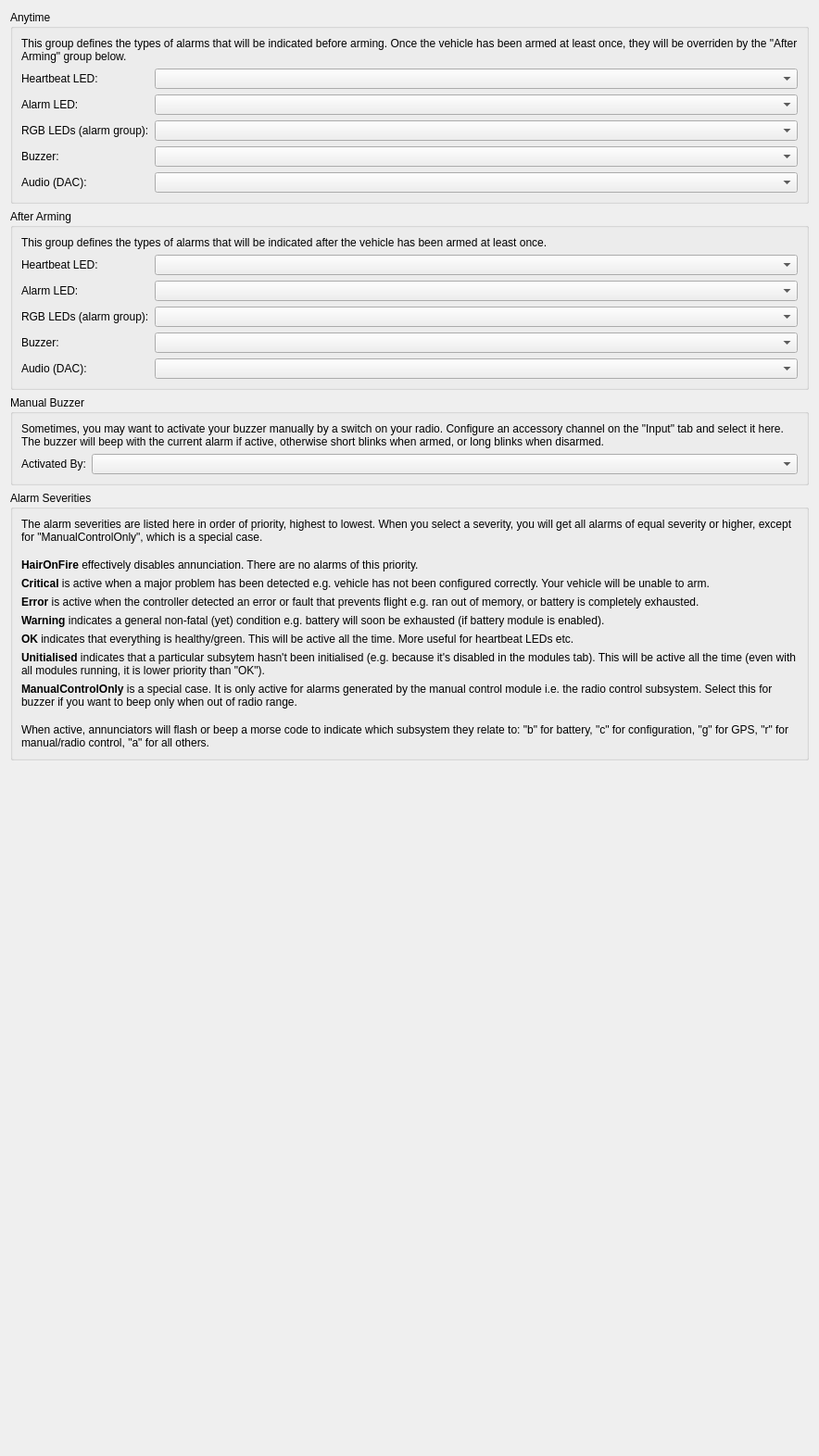
         <widget class="QWidget" name="scrollAreaWidgetContents_6">
          <property name="geometry">
           <rect>
            <x>0</x>
            <y>0</y>
            <width>884</width>
            <height>1572</height>
           </rect>
          </property>
          <layout class="QVBoxLayout" name="verticalLayout_18">
           <item>
            <widget class="QGroupBox" name="grpAnytime">
             <property name="title">
              <string>Anytime</string>
             </property>
             <layout class="QFormLayout" name="formLayout_9">
              <item row="1" column="0">
               <widget class="QLabel" name="lblHeartbeatAnytime">
                <property name="text">
                 <string>Heartbeat LED:</string>
                </property>
               </widget>
              </item>
              <item row="1" column="1">
               <widget class="QComboBox" name="cbxHeartbeatAnytime">
                <property name="objrelation" stdset="0">
                 <stringlist notr="true">
                  <string>objname:AnnunciatorSettings</string>
                  <string>fieldname:AnnunciateAnytime</string>
                  <string>element:LED_Heartbeat</string>
                 </stringlist>
                </property>
               </widget>
              </item>
              <item row="2" column="0">
               <widget class="QLabel" name="lblAlarmAnytime">
                <property name="text">
                 <string>Alarm LED:</string>
                </property>
               </widget>
              </item>
              <item row="2" column="1">
               <widget class="QComboBox" name="cbxAlarmAnytime">
                <property name="objrelation" stdset="0">
                 <stringlist notr="true">
                  <string>objname:AnnunciatorSettings</string>
                  <string>fieldname:AnnunciateAnytime</string>
                  <string>element:LED_Alarm</string>
                 </stringlist>
                </property>
               </widget>
              </item>
              <item row="3" column="0">
               <widget class="QLabel" name="lblRgbAnytime">
                <property name="text">
                 <string>RGB LEDs (alarm group):</string>
                </property>
               </widget>
              </item>
              <item row="4" column="0">
               <widget class="QLabel" name="lblBuzzerAnytime">
                <property name="text">
                 <string>Buzzer:</string>
                </property>
               </widget>
              </item>
              <item row="5" column="0">
               <widget class="QLabel" name="lblDacAnytime">
                <property name="text">
                 <string>Audio (DAC):</string>
                </property>
               </widget>
              </item>
              <item row="3" column="1">
               <widget class="QComboBox" name="cbxRgbAnytime">
                <property name="objrelation" stdset="0">
                 <stringlist notr="true">
                  <string>objname:AnnunciatorSettings</string>
                  <string>fieldname:AnnunciateAnytime</string>
                  <string>element:RGB_LEDs</string>
                 </stringlist>
                </property>
               </widget>
              </item>
              <item row="4" column="1">
               <widget class="QComboBox" name="cbxBuzzerAnytime">
                <property name="objrelation" stdset="0">
                 <stringlist notr="true">
                  <string>objname:AnnunciatorSettings</string>
                  <string>fieldname:AnnunciateAnytime</string>
                  <string>element:Buzzer</string>
                 </stringlist>
                </property>
               </widget>
              </item>
              <item row="5" column="1">
               <widget class="QComboBox" name="cbxDacAnytime">
                <property name="objrelation" stdset="0">
                 <stringlist notr="true">
                  <string>objname:AnnunciatorSettings</string>
                  <string>fieldname:AnnunciateAnytime</string>
                  <string>element:DAC</string>
                 </stringlist>
                </property>
               </widget>
              </item>
              <item row="0" column="0" colspan="2">
               <widget class="QLabel" name="label_29">
                <property name="text">
                 <string>&lt;html&gt;&lt;head/&gt;&lt;body&gt;&lt;p&gt;This group defines the types of alarms that will be indicated before arming. Once the vehicle has been armed at least once, they will be overriden by the &amp;quot;After Arming&amp;quot; group below.&lt;/p&gt;&lt;/body&gt;&lt;/html&gt;</string>
                </property>
                <property name="wordWrap">
                 <bool>true</bool>
                </property>
               </widget>
              </item>
             </layout>
            </widget>
           </item>
           <item>
            <widget class="QGroupBox" name="grpArmed">
             <property name="title">
              <string>After Arming</string>
             </property>
             <layout class="QFormLayout" name="layout_10">
              <item row="1" column="0">
               <widget class="QLabel" name="lblHeartbeatArmed">
                <property name="text">
                 <string>Heartbeat LED:</string>
                </property>
               </widget>
              </item>
              <item row="1" column="1">
               <widget class="QComboBox" name="cbxHeartbeatArmed">
                <property name="objrelation" stdset="0">
                 <stringlist notr="true">
                  <string>objname:AnnunciatorSettings</string>
                  <string>fieldname:AnnunciateAfterArming</string>
                  <string>element:LED_Heartbeat</string>
                 </stringlist>
                </property>
               </widget>
              </item>
              <item row="2" column="0">
               <widget class="QLabel" name="lblAlarmArmed">
                <property name="text">
                 <string>Alarm LED:</string>
                </property>
               </widget>
              </item>
              <item row="2" column="1">
               <widget class="QComboBox" name="cbxAlarmArmed">
                <property name="objrelation" stdset="0">
                 <stringlist notr="true">
                  <string>objname:AnnunciatorSettings</string>
                  <string>fieldname:AnnunciateAfterArming</string>
                  <string>element:LED_Alarm</string>
                 </stringlist>
                </property>
               </widget>
              </item>
              <item row="3" column="0">
               <widget class="QLabel" name="lblRgbArmed">
                <property name="text">
                 <string>RGB LEDs (alarm group):</string>
                </property>
               </widget>
              </item>
              <item row="4" column="0">
               <widget class="QLabel" name="lblBuzzerArmed">
                <property name="text">
                 <string>Buzzer:</string>
                </property>
               </widget>
              </item>
              <item row="5" column="0">
               <widget class="QLabel" name="lblDacArmed">
                <property name="text">
                 <string>Audio (DAC):</string>
                </property>
               </widget>
              </item>
              <item row="3" column="1">
               <widget class="QComboBox" name="cbxRgbArmed">
                <property name="objrelation" stdset="0">
                 <stringlist notr="true">
                  <string>objname:AnnunciatorSettings</string>
                  <string>fieldname:AnnunciateAfterArming</string>
                  <string>element:RGB_LEDs</string>
                 </stringlist>
                </property>
               </widget>
              </item>
              <item row="4" column="1">
               <widget class="QComboBox" name="cbxBuzzerArmed">
                <property name="objrelation" stdset="0">
                 <stringlist notr="true">
                  <string>objname:AnnunciatorSettings</string>
                  <string>fieldname:AnnunciateAfterArming</string>
                  <string>element:Buzzer</string>
                 </stringlist>
                </property>
               </widget>
              </item>
              <item row="5" column="1">
               <widget class="QComboBox" name="cbxDacArmed">
                <property name="objrelation" stdset="0">
                 <stringlist notr="true">
                  <string>objname:AnnunciatorSettings</string>
                  <string>fieldname:AnnunciateAfterArming</string>
                  <string>element:DAC</string>
                 </stringlist>
                </property>
               </widget>
              </item>
              <item row="0" column="0" colspan="2">
               <widget class="QLabel" name="label_30">
                <property name="text">
                 <string>This group defines the types of alarms that will be indicated after the vehicle has been armed at least once.</string>
                </property>
                <property name="wordWrap">
                 <bool>true</bool>
                </property>
               </widget>
              </item>
             </layout>
            </widget>
           </item>
           <item>
            <widget class="QGroupBox" name="grpManualBuzzer">
             <property name="title">
              <string>Manual Buzzer</string>
             </property>
             <layout class="QFormLayout" name="formLayout_2">
              <item row="1" column="0">
               <widget class="QLabel" name="lblManualBuzzer">
                <property name="text">
                 <string>Activated By:</string>
                </property>
               </widget>
              </item>
              <item row="1" column="1">
               <widget class="QComboBox" name="cbxManualBuzzer">
                <property name="objrelation" stdset="0">
                 <stringlist notr="true">
                  <string>objname:AnnunciatorSettings</string>
                  <string>fieldname:ManualBuzzer</string>
                 </stringlist>
                </property>
               </widget>
              </item>
              <item row="0" column="0" colspan="2">
               <widget class="QLabel" name="label_46">
                <property name="text">
                 <string>Sometimes, you may want to activate your buzzer manually by a switch on your radio. Configure an accessory channel on the "Input" tab and select it here. The buzzer will beep with the current alarm if active, otherwise short blinks when armed, or long blinks when disarmed.</string>
                </property>
                <property name="wordWrap">
                 <bool>true</bool>
                </property>
               </widget>
              </item>
             </layout>
            </widget>
           </item>
           <item>
            <widget class="QGroupBox" name="groupBox_3">
             <property name="title">
              <string>Alarm Severities</string>
             </property>
             <layout class="QVBoxLayout" name="verticalLayout_22">
              <item>
               <widget class="QLabel" name="label_38">
                <property name="text">
                 <string>The alarm severities are listed here in order of priority, highest to lowest. When you select a severity, you will get all alarms of equal severity or higher, except for "ManualControlOnly", which is a special case.</string>
                </property>
                <property name="wordWrap">
                 <bool>true</bool>
                </property>
               </widget>
              </item>
              <item>
               <spacer name="verticalSpacer_10">
                <property name="orientation">
                 <enum>Qt::Vertical</enum>
                </property>
                <property name="sizeType">
                 <enum>QSizePolicy::Fixed</enum>
                </property>
                <property name="sizeHint" stdset="0">
                 <size>
                  <width>20</width>
                  <height>10</height>
                 </size>
                </property>
               </spacer>
              </item>
              <item>
               <widget class="QLabel" name="label_39">
                <property name="text">
                 <string>&lt;html&gt;&lt;head/&gt;&lt;body&gt;&lt;p&gt;&lt;span style=" font-weight:600;"&gt;HairOnFire &lt;/span&gt;effectively disables annunciation. There are no alarms of this priority.&lt;/p&gt;&lt;/body&gt;&lt;/html&gt;</string>
                </property>
                <property name="wordWrap">
                 <bool>true</bool>
                </property>
               </widget>
              </item>
              <item>
               <widget class="QLabel" name="label_40">
                <property name="text">
                 <string>&lt;html&gt;&lt;head/&gt;&lt;body&gt;&lt;p&gt;&lt;span style=" font-weight:600;"&gt;Critical&lt;/span&gt; is active when a major problem has been detected e.g. vehicle has not been configured correctly. Your vehicle will be unable to arm.&lt;/p&gt;&lt;/body&gt;&lt;/html&gt;</string>
                </property>
                <property name="wordWrap">
                 <bool>true</bool>
                </property>
               </widget>
              </item>
              <item>
               <widget class="QLabel" name="label_41">
                <property name="text">
                 <string>&lt;html&gt;&lt;head/&gt;&lt;body&gt;&lt;p&gt;&lt;span style=" font-weight:600;"&gt;Error&lt;/span&gt; is active when the controller detected an error or fault that prevents flight e.g. ran out of memory, or battery is completely exhausted.&lt;/p&gt;&lt;/body&gt;&lt;/html&gt;</string>
                </property>
                <property name="wordWrap">
                 <bool>true</bool>
                </property>
               </widget>
              </item>
              <item>
               <widget class="QLabel" name="label_42">
                <property name="text">
                 <string>&lt;html&gt;&lt;head/&gt;&lt;body&gt;&lt;p&gt;&lt;span style=" font-weight:600;"&gt;Warning&lt;/span&gt; indicates a general non-fatal (yet) condition e.g. battery will soon be exhausted (if battery module is enabled).&lt;/p&gt;&lt;/body&gt;&lt;/html&gt;</string>
                </property>
                <property name="wordWrap">
                 <bool>true</bool>
                </property>
               </widget>
              </item>
              <item>
               <widget class="QLabel" name="label_43">
                <property name="text">
                 <string>&lt;html&gt;&lt;head/&gt;&lt;body&gt;&lt;p&gt;&lt;span style=" font-weight:600;"&gt;OK&lt;/span&gt; indicates that everything is healthy/green. This will be active all the time. More useful for heartbeat LEDs etc.&lt;/p&gt;&lt;/body&gt;&lt;/html&gt;</string>
                </property>
                <property name="wordWrap">
                 <bool>true</bool>
                </property>
               </widget>
              </item>
              <item>
               <widget class="QLabel" name="label_34">
                <property name="text">
                 <string>&lt;html&gt;&lt;head/&gt;&lt;body&gt;&lt;p&gt;&lt;span style=" font-weight:600;"&gt;Unitialised&lt;/span&gt; indicates that a particular subsytem hasn't been initialised (e.g. because it's disabled in the modules tab). This will be active all the time (even with all modules running, it is lower priority than &amp;quot;OK&amp;quot;).&lt;/p&gt;&lt;/body&gt;&lt;/html&gt;</string>
                </property>
                <property name="wordWrap">
                 <bool>true</bool>
                </property>
               </widget>
              </item>
              <item>
               <widget class="QLabel" name="label_44">
                <property name="text">
                 <string>&lt;html&gt;&lt;head/&gt;&lt;body&gt;&lt;p&gt;&lt;span style=" font-weight:600;"&gt;ManualControlOnly&lt;/span&gt; is a special case. It is only active for alarms generated by the manual control module i.e. the radio control subsystem. Select this for buzzer if you want to beep only when out of radio range.&lt;/p&gt;&lt;/body&gt;&lt;/html&gt;</string>
                </property>
                <property name="wordWrap">
                 <bool>true</bool>
                </property>
               </widget>
              </item>
              <item>
               <spacer name="verticalSpacer_11">
                <property name="orientation">
                 <enum>Qt::Vertical</enum>
                </property>
                <property name="sizeType">
                 <enum>QSizePolicy::Fixed</enum>
                </property>
                <property name="sizeHint" stdset="0">
                 <size>
                  <width>20</width>
                  <height>10</height>
                 </size>
                </property>
               </spacer>
              </item>
              <item>
               <widget class="QLabel" name="label_45">
                <property name="text">
                 <string>&lt;html&gt;&lt;head/&gt;&lt;body&gt;&lt;p&gt;When active, annunciators will flash or beep a morse code to indicate which subsystem they relate to: &amp;quot;b&amp;quot; for battery, &amp;quot;c&amp;quot; for configuration, &amp;quot;g&amp;quot; for GPS, &amp;quot;r&amp;quot; for manual/radio control, &amp;quot;a&amp;quot; for all others.&lt;/p&gt;&lt;/body&gt;&lt;/html&gt;</string>
                </property>
                <property name="wordWrap">
                 <bool>true</bool>
                </property>
               </widget>
              </item>
             </layout>
            </widget>
           </item>
           <item>
            <spacer name="verticalSpacer_7">
             <property name="orientation">
              <enum>Qt::Vertical</enum>
             </property>
             <property name="sizeHint" stdset="0">
              <size>
               <width>20</width>
               <height>0</height>
              </size>
             </property>
            </spacer>
           </item>
          </layout>
         </widget>
